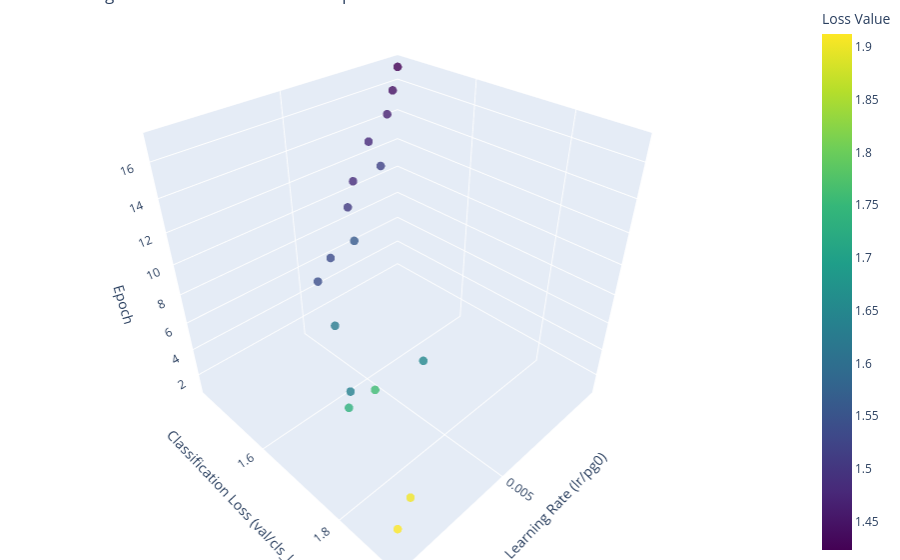

Write notebook code for a chart like this one.
### Code cell
graph_LrLoss_3D(df)

### Figure 1 — Plotly figure (JSON) as saved in the notebook; plotly's stock layout.template omitted (floating-point values rounded to 4 significant figures)
{"data": [{"marker": {"color": [1.653, 1.639, 1.912, 1.904, 1.736, 1.759, 1.626, 1.542, 1.538, 1.562, 1.508, 1.485, 1.521, 1.48, 1.466, 1.445, 1.423], "colorbar": {"title": {"text": "Loss Value"}}, "colorscale": [[0, "#440154"], [0.1111, "#482878"], [0.2222, "#3e4989"], [0.3333, "#31688e"], [0.4444, "#26828e"], [0.5556, "#1f9e89"], [0.6667, "#35b779"], [0.7778, "#6ece58"], [0.8889, "#b5de2b"], [1, "#fde725"]], "opacity": 0.8, "size": 5}, "mode": "markers", "type": "scatter3d", "x": [0.003313, 0.006259, 0.008817, 0.008253, 0.007671, 0.007088, 0.006506, 0.005924, 0.005341, 0.004759, 0.004176, 0.003594, 0.003012, 0.00285, 0.001847, 0.001265, 0.0006824], "y": [1.653, 1.639, 1.912, 1.904, 1.736, 1.759, 1.626, 1.542, 1.538, 1.562, 1.508, 1.485, 1.521, 1.48, 1.466, 1.445, 1.423], "z": [1, 2, 3, 4, 5, 6, 7, 8, 9, 10, 11, 12, 13, 14, 15, 16, 17]}], "layout": {"margin": {"b": 0, "l": 0, "r": 0, "t": 0}, "scene": {"xaxis": {"title": {"text": "Learning Rate (lr/pg0)"}}, "yaxis": {"title": {"text": "Classification Loss (val/cls_loss)"}}, "zaxis": {"title": {"text": "Epoch"}}}, "title": {"text": "Learning Rate vs. Validation Loss vs. Epoch"}}}
